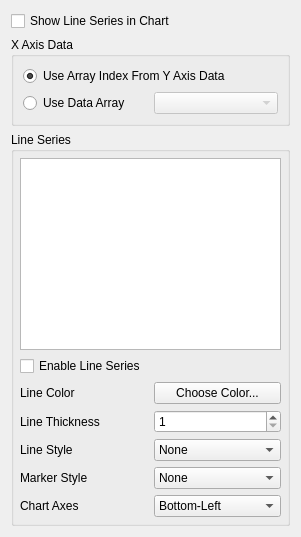
<?xml version="1.0" encoding="UTF-8"?>
<ui version="4.0">
 <class>CustomLineChartDisplayPanel</class>
 <widget class="QWidget" name="CustomLineChartDisplayPanel">
  <property name="geometry">
   <rect>
    <x>0</x>
    <y>0</y>
    <width>301</width>
    <height>534</height>
   </rect>
  </property>
  <layout class="QGridLayout">
   <item row="0" column="0" colspan="2">
    <widget class="QCheckBox" name="ViewData">
     <property name="toolTip">
      <string>&lt;!DOCTYPE HTML PUBLIC &quot;-//W3C//DTD HTML 4.0//EN&quot; &quot;http://www.w3.org/TR/REC-html40/strict.dtd&quot;&gt;
&lt;html&gt;&lt;head&gt;&lt;meta name=&quot;qrichtext&quot; content=&quot;1&quot; /&gt;&lt;style type=&quot;text/css&quot;&gt;
p, li { white-space: pre-wrap; }
&lt;/style&gt;&lt;/head&gt;&lt;body style=&quot; font-family:'DejaVu Sans'; font-size:9pt; font-weight:400; font-style:normal;&quot;&gt;
&lt;p style=&quot; margin-top:0px; margin-bottom:0px; margin-left:0px; margin-right:0px; -qt-block-indent:0; text-indent:0px; font-family:'Sans Serif';&quot;&gt;Toggle visibility of this display's series.&lt;/p&gt;&lt;/body&gt;&lt;/html&gt;</string>
     </property>
     <property name="whatsThis">
      <string>Use this option to show/hide all the line series in the chart.</string>
     </property>
     <property name="text">
      <string>Show Line Series in Chart</string>
     </property>
    </widget>
   </item>
   <item row="1" column="0" colspan="2">
    <widget class="QGroupBox" name="groupBox">
     <property name="title">
      <string>X Axis Data</string>
     </property>
     <layout class="QGridLayout">
      <item row="0" column="0" colspan="2">
       <widget class="QRadioButton" name="UseArrayIndex">
        <property name="whatsThis">
         <string>Select this option to use the indexes of the y-axis array for the x-axis points.</string>
        </property>
        <property name="text">
         <string>Use Array Index From Y Axis Data</string>
        </property>
        <property name="checked">
         <bool>true</bool>
        </property>
        <property name="autoExclusive">
         <bool>false</bool>
        </property>
       </widget>
      </item>
      <item row="1" column="0">
       <widget class="QRadioButton" name="UseDataArray">
        <property name="whatsThis">
         <string>Select this option to use a data array to define the x-axis points.</string>
        </property>
        <property name="text">
         <string>Use Data Array</string>
        </property>
        <property name="autoExclusive">
         <bool>false</bool>
        </property>
       </widget>
      </item>
      <item row="1" column="1">
       <widget class="QComboBox" name="XAxisArray">
        <property name="enabled">
         <bool>false</bool>
        </property>
        <property name="whatsThis">
         <string>Choose the name of the x-axis data array.</string>
        </property>
       </widget>
      </item>
     </layout>
    </widget>
   </item>
   <item row="2" column="0" colspan="2">
    <widget class="QGroupBox" name="SeriesGroup">
     <property name="sizePolicy">
      <sizepolicy hsizetype="Preferred" vsizetype="MinimumExpanding">
       <horstretch>0</horstretch>
       <verstretch>0</verstretch>
      </sizepolicy>
     </property>
     <property name="title">
      <string>Line Series</string>
     </property>
     <layout class="QGridLayout">
      <property name="margin">
       <number>6</number>
      </property>
      <property name="spacing">
       <number>6</number>
      </property>
      <item row="6" column="1">
       <widget class="QComboBox" name="AxisList">
        <property name="whatsThis">
         <string>Select the chart axes for the line series.</string>
        </property>
        <item>
         <property name="text">
          <string>Bottom-Left</string>
         </property>
        </item>
        <item>
         <property name="text">
          <string>Bottom-Right</string>
         </property>
        </item>
        <item>
         <property name="text">
          <string>Top-Left</string>
         </property>
        </item>
        <item>
         <property name="text">
          <string>Top-Right</string>
         </property>
        </item>
       </widget>
      </item>
      <item row="4" column="1">
       <widget class="QComboBox" name="StyleList">
        <property name="whatsThis">
         <string>Select the line style for the series.</string>
        </property>
        <item>
         <property name="text">
          <string>None</string>
         </property>
        </item>
        <item>
         <property name="text">
          <string>Solid</string>
         </property>
        </item>
        <item>
         <property name="text">
          <string>Dash</string>
         </property>
        </item>
        <item>
         <property name="text">
          <string>Dot</string>
         </property>
        </item>
        <item>
         <property name="text">
          <string>Dash Dot</string>
         </property>
        </item>
        <item>
         <property name="text">
          <string>Dash Dot Dot</string>
         </property>
        </item>
       </widget>
      </item>
      <item row="6" column="0">
       <widget class="QLabel" name="label_5">
        <property name="text">
         <string>Chart Axes</string>
        </property>
       </widget>
      </item>
      <item row="4" column="0">
       <widget class="QLabel" name="label_4">
        <property name="text">
         <string>Line Style</string>
        </property>
       </widget>
      </item>
      <item row="3" column="1">
       <widget class="QSpinBox" name="Thickness">
        <property name="whatsThis">
         <string>Enter the thickness for the line.</string>
        </property>
        <property name="minimum">
         <number>1</number>
        </property>
        <property name="maximum">
         <number>10</number>
        </property>
        <property name="value">
         <number>1</number>
        </property>
       </widget>
      </item>
      <item row="3" column="0">
       <widget class="QLabel" name="label_3">
        <property name="text">
         <string>Line Thickness</string>
        </property>
       </widget>
      </item>
      <item row="2" column="1">
       <widget class="pqColorChooserButton" name="ColorButton">
        <property name="whatsThis">
         <string>Press this button to choose a new color for the line.</string>
        </property>
        <property name="text">
         <string>Choose Color...</string>
        </property>
       </widget>
      </item>
      <item row="2" column="0">
       <widget class="QLabel" name="label_2">
        <property name="text">
         <string>Line Color</string>
        </property>
       </widget>
      </item>
      <item row="1" column="0" colspan="2">
       <widget class="QCheckBox" name="SeriesEnabled">
        <property name="whatsThis">
         <string>Use this option to show/hide the line series in the chart.</string>
        </property>
        <property name="text">
         <string>Enable Line Series</string>
        </property>
       </widget>
      </item>
      <item row="0" column="0" colspan="2">
       <widget class="pqTreeView" name="SeriesList">
        <property name="sizePolicy">
         <sizepolicy hsizetype="Preferred" vsizetype="Expanding">
          <horstretch>0</horstretch>
          <verstretch>0</verstretch>
         </sizepolicy>
        </property>
        <property name="whatsThis">
         <string>This displays the list of line series. You can use the list to edit the series options.</string>
        </property>
        <property name="editTriggers">
         <set>QAbstractItemView::EditKeyPressed|QAbstractItemView::SelectedClicked</set>
        </property>
        <property name="selectionMode">
         <enum>QAbstractItemView::ExtendedSelection</enum>
        </property>
        <property name="selectionBehavior">
         <enum>QAbstractItemView::SelectRows</enum>
        </property>
        <property name="rootIsDecorated">
         <bool>false</bool>
        </property>
       </widget>
      </item>
      <item row="5" column="0">
       <widget class="QLabel" name="label_6">
        <property name="text">
         <string>Marker Style</string>
        </property>
       </widget>
      </item>
      <item row="5" column="1">
       <widget class="QComboBox" name="MarkerStyleList">
        <item>
         <property name="text">
          <string>None</string>
         </property>
        </item>
        <item>
         <property name="text">
          <string>Cross</string>
         </property>
        </item>
        <item>
         <property name="text">
          <string>Plus</string>
         </property>
        </item>
        <item>
         <property name="text">
          <string>Square</string>
         </property>
        </item>
        <item>
         <property name="text">
          <string>Circle</string>
         </property>
        </item>
        <item>
         <property name="text">
          <string>Diamond</string>
         </property>
        </item>
       </widget>
      </item>
     </layout>
    </widget>
   </item>
  </layout>
 </widget>
 <customwidgets>
  <customwidget>
   <class>pqColorChooserButton</class>
   <extends>QPushButton</extends>
   <header>pqColorChooserButton.h</header>
   <container>1</container>
  </customwidget>
  <customwidget>
   <class>pqTreeView</class>
   <extends>QTreeView</extends>
   <header>pqTreeView.h</header>
  </customwidget>
 </customwidgets>
 <tabstops>
  <tabstop>ViewData</tabstop>
  <tabstop>SeriesList</tabstop>
  <tabstop>SeriesEnabled</tabstop>
  <tabstop>ColorButton</tabstop>
  <tabstop>Thickness</tabstop>
  <tabstop>StyleList</tabstop>
 </tabstops>
 <connections>
  <connection>
   <sender>UseDataArray</sender>
   <signal>toggled(bool)</signal>
   <receiver>XAxisArray</receiver>
   <slot>setEnabled(bool)</slot>
   <hints>
    <hint type="sourcelabel">
     <x>80</x>
     <y>363</y>
    </hint>
    <hint type="destinationlabel">
     <x>209</x>
     <y>363</y>
    </hint>
   </hints>
  </connection>
 </connections>
</ui>
